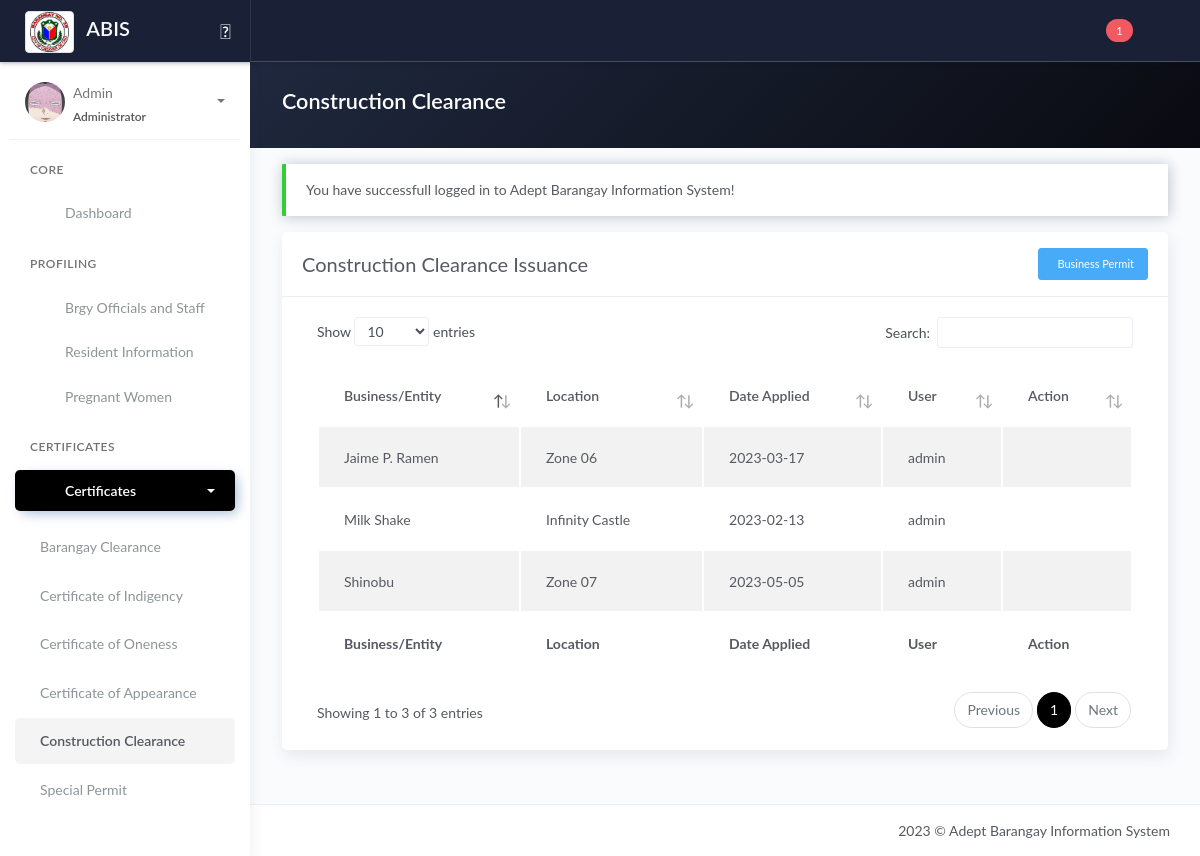
The page /business_permit.php (signed in) on the database its author committed.
### tables this page shows
CREATE TABLE `tblpermit` (
  `id_permit` int(11) NOT NULL,
  `name` varchar(80) DEFAULT NULL,
  `location` varchar(250) DEFAULT NULL,
  `applied` date DEFAULT NULL,
  `id_user` varchar(10) NOT NULL
);

CREATE TABLE `tbl_users` (
  `id_user` int(11) NOT NULL,
  `user_username` varchar(50) DEFAULT NULL,
  `user_firstname` varchar(100) NOT NULL,
  `user_middlename` varchar(100) NOT NULL,
  `user_lastname` varchar(100) NOT NULL,
  `password` varchar(100) DEFAULT NULL,
  `user_type` varchar(20) DEFAULT NULL,
  `avatar` text DEFAULT NULL,
  `status` varchar(8) NOT NULL DEFAULT 'Active',
  `created_at` timestamp NOT NULL DEFAULT current_timestamp(),
  `updated_at` timestamp NOT NULL DEFAULT current_timestamp() ON UPDATE current_timestamp()
);

### business_permit.php (the view, shortened to what this page needs)
<?php include 'server/server.php' ?>
<?php
$query = "SELECT *, tblpermit.id_permit as id, tbl_users.id_user as user_id FROM tblpermit JOIN tbl_users ON tbl_users.id_user=tblpermit.id_user";
$result = $conn->query($query);
$permit = array();
while ($row = $result->fetch_assoc()) {
	$permit[] = $row;
}
$query_check_chairman = "SELECT * FROM tblofficials JOIN tblposition ON tblofficials.id_position=tblposition.id_position WHERE tblposition.position='Barangay Chairman' AND `archive` = '0'";
$check_chairman = $conn->query($query_check_chairman)->fetch_assoc();
?>
<!DOCTYPE html>
<html lang="en">
<head>
	<?php include 'templates/header.php' ?>
</head>
<body>
	<div class="wrapper">
		<?php include 'templates/main-header.php' ?>
		<?php include 'templates/sidebar.php' ?>
		<div class="main-panel">
			<div class="content">
				<div class="panel-header bg-dark-gradient">
					<div class="page-inner">
						<div class="d-flex align-items-left align-items-md-center flex-column flex-md-row">
							<div>
								<h2 class="text-white fw-bold">Construction Clearance</h2>
							</div>
						</div>
					</div>
				</div>
				<div class="page-inner">
					<div class="row mt--2">
						<div class="col-md-12">
							<?php if (isset($_SESSION['message'])) : ?>
								<div class="alert alert-<?php echo $_SESSION['success']; ?> <?= $_SESSION['success'] == 'danger' ? 'bg-danger text-light' : null ?>" role="alert">
									<?php echo $_SESSION['message']; ?>
								</div>
							<?php endif ?>
							<div class="card">
								<div class="card-header">
									<div class="card-head-row">
										<div class="card-title">Construction Clearance Issuance</div>
										<?php if (isset($_SESSION['username'])) : ?>
											<div class="card-tools">
												<a href="#add" data-toggle="modal" class="btn btn-info btn-sm">
													<i class="fa fa-plus"></i>&nbsp
													Business Permit
												</a>
											</div>
										<?php endif ?>
									</div>
								</div>
								<div class="card-body">
									<div class="table-responsive">
										<table id="residenttable" class="display table table-striped">
											<thead>
												<tr>
													<th scope="col">Business/Entity</th>
													<th scope="col">Location</th>
													<th scope="col">Date Applied</th>
													<th scope="col">User</th>
													<?php if (isset($_SESSION['username'])) : ?>
														<th scope="col">Action</th>
													<?php endif ?>
												</tr>
											</thead>
											<tbody>
												<?php if (!empty($permit)) : ?>
													<?php foreach ($permit as $row) : ?>
														<tr>
															<td><?= ucwords($row['name']) ?></td>
															<td><?= ucwords($row['location']) ?></td>
															<td><?= $row['applied'] ?></td>
															<td><?= $row['user_username'] ?></td>
															<?php if (isset($_SESSION['username'])) : ?>
																<td>
																	<div class="form-button-action">
																		<?php if (!isset($check_chairman['status'])) : ?>
																			<a type="button" onclick="showCheck_chairman_secretary()" data-toggle="modal" class="btn btn-link btn-danger" data-original-title="Generate Permit">
																				<i class="fas fa-file-alt"></i>
																			</a>
																		<?php elseif (isset($check_chairman['status'])) : ?>
																			<?php if ($check_chairman['status'] == 'Incumbent') : ?>
																				<a type="button" data-toggle="modal" href="#business_permit<?= $row['id_permit'] ?>" class="btn btn-link btn-primary" data-original-title="Generate Permit">
																				</a>
																			<?php else : ?>
																				<a type="button" onclick="showCheck_chairman_secretary()" data-toggle="modal" class="btn btn-link btn-danger" data-original-title="Generate Permit">
																					<i class="fas fa-file-alt"></i>
																				</a>
																			<?php endif ?>
																		<?php endif ?>
																	</div>
																</td>
															<?php endif ?>
														</tr>
													<?php endforeach ?>
												<?php endif ?>
											</tbody>
											<tfoot>
												<tr>
													<th scope="col">Business/Entity</th>
													<th scope="col">Location</th>
													<th scope="col">Date Applied</th>
													<th scope="col">User</th>
													<?php if (isset($_SESSION['username'])) : ?>
														<th scope="col">Action</th>
													<?php endif ?>
												</tr>
											</tfoot>
										</table>
									</div>
								</div>
							</div>
						</div>
					</div>
				</div>
			</div>
			<?php include 'templates/main-footer.php' ?>
		</div>
	</div>
	<?php include 'templates/footer.php' ?>
</body>
</html>

### rows shown on the page
tblpermit: name "Milk Shake", location "Infinity Castle", applied "2023-02-13", id_user.user_username "admin"
tblpermit: name "Jaime P. Ramen", location "Zone 06", applied "2023-03-17", id_user.user_username "admin"
tblpermit: name "Shinobu", location "Zone 07", applied "2023-05-05", id_user.user_username "admin"

### other values the page prints
$resultSupport "1"
$_SESSION['username'] "Admin"
$_SESSION['role'] "Administrator"
$_SESSION['message'] "You have successfull logged in to Adept Barangay Information System!"
